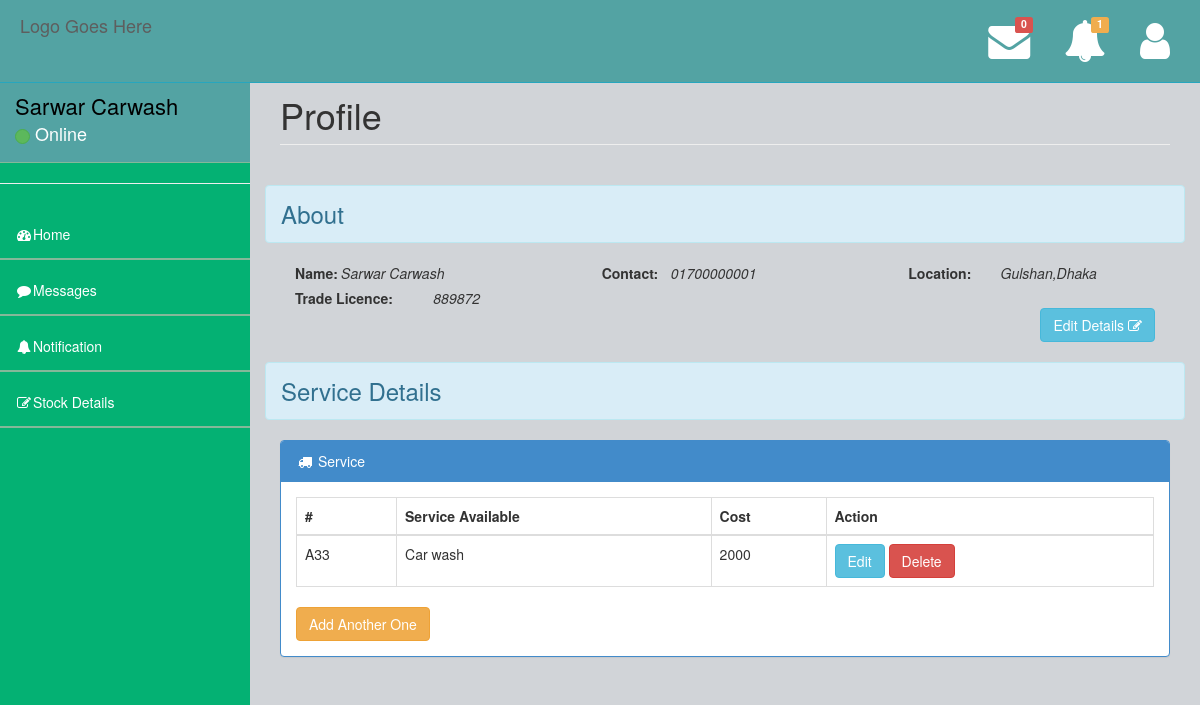
Page /shopOwner/profile.php (signed in) on the committed database.
### tables this page shows
CREATE TABLE `shopowner` (
  `ShopName` varchar(35) NOT NULL,
  `Email` varchar(35) NOT NULL,
  `Contact` varchar(18) NOT NULL,
  `Password` varchar(15) NOT NULL,
  `Latitude` decimal(65,9) NOT NULL,
  `Longitude` decimal(65,9) NOT NULL,
  `Address` varchar(100) NOT NULL,
  `ShopTradeLicence` varchar(20) NOT NULL,
  `flag` int(1) NOT NULL,
  `Status` varchar(10) NOT NULL
);

CREATE TABLE `shopservicerelation` (
  `ShopEmail` varchar(30) NOT NULL,
  `ServicesId` varchar(10) NOT NULL
);

CREATE TABLE `availableservices` (
  `ServicesId` varchar(10) NOT NULL,
  `ServiceName` varchar(40) NOT NULL,
  `Cost` varchar(15) NOT NULL
);

### shopOwner/shopOwnerPHP/selectFromDatabase.php (called while the page is built)
<?php
function getJSONFromDB($sql){
	include("Mysqldb.php");
	$result = mysqli_query($conn, $sql)or die(mysqli_error($conn));
	$arr=array();
	while($row = mysqli_fetch_assoc($result)) {
		$arr[]=$row;
	}
	return json_encode($arr);
}
?>

### shopOwner/profile.php (the view, shortened to what this page needs)
<?php include("TemplateFile/header.php"); ?>
<?php
    $jsonShopOwnerString = getJSONFromDB("SELECT * FROM shopowner WHERE Email= '".$_SESSION["shopOwnerEmail"]."'");
    $shopOwnerData = json_decode($jsonShopOwnerString);
    $jsonServiceString = getJSONFromDB("SELECT * FROM availableservices JOIN shopservicerelation ON availableservices.ServicesId=shopservicerelation.ServicesId WHERE shopservicerelation.ShopEmail= '".$_SESSION["shopOwnerEmail"]."'");
    $avilableserviceData = json_decode($jsonServiceString);
?>
        <div id="page-wrapper">
            <div class="row">
                <div class="col-lg-12">
                    <h1 class="page-header">Profile</h1>
                </div>
            </div>
            <div class="row">
                <h3 class="alert alert-info">About</h3>
                 <div class="col-md-4">
                     <label class="control-label col-sm-2" for="user_name">Name:</label>
                     <span class="col-sm-10"><em><?php echo $shopOwnerData[0]->ShopName; ?></em></span>
                 </div>
                 <div class="col-md-4">
                     <label class="control-label col-sm-2" for="user_name">Contact: </label>
                     <span class="col-sm-9 col-md-offset-1"><em><?php echo $shopOwnerData[0]->Contact; ?></em></span>
                 </div>
                 <div class="col-md-4">
                     <label class="control-label col-sm-4" for="user_name">Location: </label>
                     <span class="col-md-6"><em><?php echo $shopOwnerData[0]->Address; ?></em></span>
                 </div>
                 <div class="col-md-4">
                     <label class="control-label col-sm-6" for="user_name">Trade Licence: </label>
                     <span class="col-md-6"><em><?php echo $shopOwnerData[0]->ShopTradeLicence; ?></em></span>
                 </div>
                 <div class="pull-right" style="margin-top: 20px; margin-right: 30px;">
                     <a href="edit_profile.php"><button class="btn btn-info">Edit Details <i class="fa fa-pencil-square-o" aria-hidden="true"></i></button></a>
                 </div>
            </div>
            <div class="row">
                <h3 class="alert alert-info">Service Details</h3>
            </div>
            <div class="row">
                <div class="col-lg-12">
                    <div class="panel panel-primary">
                        <div class="panel-heading">
                            <i class="fa fa-truck fa-fw"></i> Service
                        </div>
                        <div class="panel-body">
                            <div class="row">
                                <div class="col-lg-12">
                                    <div class="table-responsive">
                                         <table class="table table-bordered" id="serviceTable">
                                            <thead>
                                              <tr>
                                                <th>#</th>
                                                <th>Service Available</th>
                                                <th>Cost</th>
                                                <th>Action</th>
                                              </tr>
                                            </thead>
                                            <tbody>
                                            <?php
                                                for ($i=0;$i<sizeof($avilableserviceData);$i++) {
                                                ?>
                                                <tr>
                                                    <td id="serviceid<?php echo $i ?>"> <?php echo $avilableserviceData[$i]->ServicesId; ?> </td>
                                                    <td> <?php echo $avilableserviceData[$i]->ServiceName; ?> </td>
                                                     <td> <?php echo $avilableserviceData[$i]->Cost; ?> </td>
                                                    <td><button class="btn btn-info" data-toggle="modal" data-target="#edit_service<?php echo $i; ?>">Edit</button>
                                                        <button class="btn btn-danger" onclick="deletefunction(this,'serviceid<?php echo $i; ?>')">Delete</button>
                                                    </td>
                                                  </tr>
                                                  <?php
                                              }
                                            ?>
                                          </table>
                                    </div>
                                </div>
                            </div>
                            <button class="btn btn-warning" data-toggle="modal" data-target="#myModal1">Add Another One</button>
                        </div>
                    </div>
                </div>
            </div>
        </div>
<?php include 'TemplateFile/footer.php'; ?>

### shopOwner/TemplateFile/header.php (shortened to what this page needs)
<?php session_start();
include("shopOwnerPHP/selectFromDatabase.php");
$jsonShopOwnerString = getJSONFromDB("SELECT * FROM shopowner WHERE Email='".$_SESSION["shopOwnerEmail"]."'");
$jsonShopOwnerData = json_decode($jsonShopOwnerString);
?>
<!DOCTYPE html>
<html>
<head>
    <link href="../assets/plugins/bootstrap/bootstrap.css" rel="stylesheet" />
    <link rel="stylesheet" href="https://cdnjs.cloudflare.com/ajax/libs/font-awesome/4.7.0/css/font-awesome.min.css">
    <link href="../assets/css/jquery.datepick.css" rel="stylesheet" />
    <link href="../assets/css/style.css" rel="stylesheet" />
    <link href="../assets/css/main-style.css" rel="stylesheet" />
   </head>
<body>
    <div id="wrapper">
        <nav class="navbar navbar-default navbar-fixed-top" role="navigation" id="navbar">
            <div class="navbar-header">
                <a class="navbar-brand logo-color" href="index.html">
                    Logo Goes Here
                </a>
            </div>
            <?php include("TemplateFile/messageTemplate.php"); ?>
        </nav>
        <nav class="navbar-default navbar-static-side" role="navigation">
            <div class="sidebar-collapse">
                <ul class="nav" id="side-menu">
                    <li>
                        <div class="user-section">
                            <div class="user-info">
                                <div><?php echo $jsonShopOwnerData[0]->ShopName; ?></strong></div>
                                <div class="user-text-online">
                                    <span class="user-circle-online btn btn-success btn-circle "></span>&nbsp;Online
                                </div>
                            </div>
                        </div>
                    </li>
                    <hr>
                    <li class="<?php if($currentPage =='home'){echo 'selected';}?>">
                        <a href="index.php"><i class="fa fa-dashboard fa-fw"></i>Home</a>
                    </li>
                    <li class="<?php if($currentPage =='message'){echo 'selected';}?>">
                        <a href="message.php"><i class="fa fa-comment fa-fw"></i>Messages</a>
                    </li>
                    <li class="<?php if($currentPage =='notification'){echo 'selected';}?>">
                        <a href="notification.php"><i class="fa fa-bell fa-fw"></i>Notification</a>
                    </li>
                    <li class="<?php if($currentPage =='entry'){echo 'selected';}?>">
                        <a href="entry.php"><i class="fa fa-edit fa-fw"></i>Stock Details</a>
                    </li>
                </ul>
            </div>
        </nav>

### assets/css/style.css (style rules this page uses)
body { background-color: #f8f8f8; }
#wrapper { width: 100%; margin-top: 55px!important; background-color:#04B173; height: 1000px; }
#page-wrapper { padding: 0 15px; min-height: 568px; background-color:rgb(209, 212, 216); }
.navbar-static-side ul li { border-bottom:1px solid #84B899 !important; }
.logo-color { color: #fff; }
@media (min-width:768px) { .navbar-static-side { z-index: 1; position: absolute; width: 250px; } }
.btn-circle { width: 30px; height: 30px; padding: 6px 0; border-radius: 15px; text-align: center; font-size: 12px; line-height: 1.428571429; }

### assets/css/main-style.css (style rules this page uses)
.user-info { display: block; color:#000!important; display: inline-block; padding: 15px; margin-bottom: 0px }
.user-text-online { font-size:18px; color:#fff }
.user-circle-online { width: 15px!important; height: 15px!important; }
.nav > li > a { padding: 20px 15px; }
#side-menu { background-color:#04B173; }
#side-menu a { color:#fff; border-bottom: 1px solid #84B899 !important; height: 55px; }
#navbar { background-color:rgb(83, 163, 163); }
.navbar-brand { padding-left:20px; }
.navbar-default { border-color: #27A6BE; }
@media (min-width:768px) { #page-wrapper { position: inherit; margin: 0 0 0 250px; padding: 0 30px; min-height: 1000px; } }

### rows in the picture
shopowner: ShopName "Sarwar Carwash", Contact "01700000001", Address "Gulshan,Dhaka", ShopTradeLicence "889872"
shopservicerelation: ServicesId "A33", ServicesId.ServiceName "Car wash", ServicesId.Cost "2000"

### other values in the picture
count($countMessageData) "0"
count($countNotificationData) "1"
